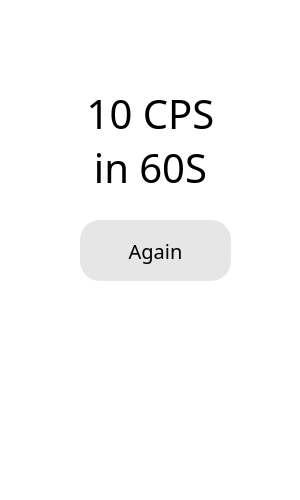
<?xml version="1.0" encoding="UTF-8"?>
<ui version="4.0">
 <class>list_window</class>
 <widget class="QMainWindow" name="list_window">
  <property name="geometry">
   <rect>
    <x>0</x>
    <y>0</y>
    <width>300</width>
    <height>500</height>
   </rect>
  </property>
  <property name="minimumSize">
   <size>
    <width>300</width>
    <height>500</height>
   </size>
  </property>
  <property name="maximumSize">
   <size>
    <width>300</width>
    <height>500</height>
   </size>
  </property>
  <property name="font">
   <font>
    <family>Yu Gothic</family>
    <pointsize>16</pointsize>
   </font>
  </property>
  <property name="windowTitle">
   <string>CPS-Counter</string>
  </property>
  <property name="windowIcon">
   <iconset>
    <normaloff>click_icon.ico</normaloff>click_icon.ico</iconset>
  </property>
  <property name="styleSheet">
   <string notr="true">color: black;
background-color: white;</string>
  </property>
  <widget class="QWidget" name="centralwidget">
   <widget class="QStackedWidget" name="stackedWidget">
    <property name="geometry">
     <rect>
      <x>0</x>
      <y>-30</y>
      <width>301</width>
      <height>531</height>
     </rect>
    </property>
    <property name="frameShape">
     <enum>QFrame::NoFrame</enum>
    </property>
    <property name="frameShadow">
     <enum>QFrame::Plain</enum>
    </property>
    <property name="currentIndex">
     <number>6</number>
    </property>
    <widget class="QWidget" name="page_2">
     <widget class="QPushButton" name="click_to_start_button">
      <property name="geometry">
       <rect>
        <x>50</x>
        <y>200</y>
        <width>201</width>
        <height>51</height>
       </rect>
      </property>
      <property name="font">
       <font>
        <family>Yu Gothic</family>
        <pointsize>12</pointsize>
       </font>
      </property>
      <property name="styleSheet">
       <string notr="true">background-color: #E6E6E6;
border: false;
border-radius: 20px</string>
      </property>
      <property name="text">
       <string>CLICK TO START</string>
      </property>
     </widget>
     <widget class="QLabel" name="cps_label">
      <property name="geometry">
       <rect>
        <x>0</x>
        <y>150</y>
        <width>301</width>
        <height>51</height>
       </rect>
      </property>
      <property name="font">
       <font>
        <family>Yu Gothic</family>
        <pointsize>30</pointsize>
       </font>
      </property>
      <property name="styleSheet">
       <string notr="true">background-color: transparent;</string>
      </property>
      <property name="text">
       <string>CPS-Counter</string>
      </property>
      <property name="alignment">
       <set>Qt::AlignCenter</set>
      </property>
     </widget>
    </widget>
    <widget class="QWidget" name="page">
     <widget class="QPushButton" name="s3">
      <property name="geometry">
       <rect>
        <x>70</x>
        <y>210</y>
        <width>161</width>
        <height>51</height>
       </rect>
      </property>
      <property name="font">
       <font>
        <family>Yu Gothic</family>
        <pointsize>14</pointsize>
       </font>
      </property>
      <property name="styleSheet">
       <string notr="true">background-color: transparent;
border: false</string>
      </property>
      <property name="text">
       <string>3S</string>
      </property>
     </widget>
     <widget class="QPushButton" name="s1">
      <property name="geometry">
       <rect>
        <x>70</x>
        <y>160</y>
        <width>161</width>
        <height>51</height>
       </rect>
      </property>
      <property name="font">
       <font>
        <family>Yu Gothic</family>
        <pointsize>14</pointsize>
       </font>
      </property>
      <property name="styleSheet">
       <string notr="true">background-color: transparent;
border: false</string>
      </property>
      <property name="text">
       <string>1S</string>
      </property>
     </widget>
     <widget class="QPushButton" name="s10">
      <property name="geometry">
       <rect>
        <x>70</x>
        <y>310</y>
        <width>161</width>
        <height>51</height>
       </rect>
      </property>
      <property name="font">
       <font>
        <family>Yu Gothic</family>
        <pointsize>14</pointsize>
       </font>
      </property>
      <property name="styleSheet">
       <string notr="true">background-color: transparent;
border: false</string>
      </property>
      <property name="text">
       <string>10S</string>
      </property>
     </widget>
     <widget class="QPushButton" name="s60">
      <property name="geometry">
       <rect>
        <x>70</x>
        <y>410</y>
        <width>161</width>
        <height>51</height>
       </rect>
      </property>
      <property name="font">
       <font>
        <family>Yu Gothic</family>
        <pointsize>14</pointsize>
       </font>
      </property>
      <property name="styleSheet">
       <string notr="true">background-color: transparent;
border: false</string>
      </property>
      <property name="text">
       <string>60S</string>
      </property>
     </widget>
     <widget class="QPushButton" name="s5">
      <property name="geometry">
       <rect>
        <x>70</x>
        <y>260</y>
        <width>161</width>
        <height>51</height>
       </rect>
      </property>
      <property name="font">
       <font>
        <family>Yu Gothic</family>
        <pointsize>14</pointsize>
       </font>
      </property>
      <property name="styleSheet">
       <string notr="true">background-color: transparent;
border: false</string>
      </property>
      <property name="text">
       <string>5S</string>
      </property>
     </widget>
     <widget class="QLabel" name="selecmode">
      <property name="geometry">
       <rect>
        <x>0</x>
        <y>70</y>
        <width>301</width>
        <height>71</height>
       </rect>
      </property>
      <property name="font">
       <font>
        <family>Yu Gothic</family>
        <pointsize>17</pointsize>
       </font>
      </property>
      <property name="styleSheet">
       <string notr="true">background-color: transparent;
</string>
      </property>
      <property name="text">
       <string>SELECT MODE</string>
      </property>
      <property name="alignment">
       <set>Qt::AlignCenter</set>
      </property>
     </widget>
     <widget class="QPushButton" name="s30">
      <property name="geometry">
       <rect>
        <x>70</x>
        <y>360</y>
        <width>161</width>
        <height>51</height>
       </rect>
      </property>
      <property name="font">
       <font>
        <family>Yu Gothic</family>
        <pointsize>14</pointsize>
       </font>
      </property>
      <property name="styleSheet">
       <string notr="true">background-color: transparent;
border: false</string>
      </property>
      <property name="text">
       <string>30S</string>
      </property>
     </widget>
    </widget>
    <widget class="QWidget" name="page_4">
     <widget class="QLabel" name="in3">
      <property name="geometry">
       <rect>
        <x>0</x>
        <y>190</y>
        <width>301</width>
        <height>121</height>
       </rect>
      </property>
      <property name="font">
       <font>
        <family>Yu Gothic</family>
        <pointsize>30</pointsize>
       </font>
      </property>
      <property name="styleSheet">
       <string notr="true">background-color: transparent</string>
      </property>
      <property name="text">
       <string>In 3...</string>
      </property>
      <property name="alignment">
       <set>Qt::AlignCenter</set>
      </property>
     </widget>
    </widget>
    <widget class="QWidget" name="page_5">
     <widget class="QLabel" name="in2">
      <property name="geometry">
       <rect>
        <x>0</x>
        <y>190</y>
        <width>301</width>
        <height>121</height>
       </rect>
      </property>
      <property name="font">
       <font>
        <family>Yu Gothic</family>
        <pointsize>30</pointsize>
       </font>
      </property>
      <property name="styleSheet">
       <string notr="true">background-color: transparent</string>
      </property>
      <property name="text">
       <string>In 2...</string>
      </property>
      <property name="alignment">
       <set>Qt::AlignCenter</set>
      </property>
     </widget>
    </widget>
    <widget class="QWidget" name="page_6">
     <widget class="QLabel" name="in1">
      <property name="geometry">
       <rect>
        <x>0</x>
        <y>190</y>
        <width>301</width>
        <height>121</height>
       </rect>
      </property>
      <property name="font">
       <font>
        <family>Yu Gothic</family>
        <pointsize>30</pointsize>
       </font>
      </property>
      <property name="styleSheet">
       <string notr="true">background-color: transparent</string>
      </property>
      <property name="text">
       <string>In 1...</string>
      </property>
      <property name="alignment">
       <set>Qt::AlignCenter</set>
      </property>
     </widget>
    </widget>
    <widget class="QWidget" name="page_3">
     <widget class="QLabel" name="sgame">
      <property name="geometry">
       <rect>
        <x>200</x>
        <y>40</y>
        <width>91</width>
        <height>41</height>
       </rect>
      </property>
      <property name="font">
       <font>
        <family>Yu Gothic</family>
        <pointsize>15</pointsize>
       </font>
      </property>
      <property name="styleSheet">
       <string notr="true">background-color: transparent;</string>
      </property>
      <property name="text">
       <string>60S</string>
      </property>
      <property name="alignment">
       <set>Qt::AlignCenter</set>
      </property>
     </widget>
     <widget class="QLabel" name="currentcps">
      <property name="geometry">
       <rect>
        <x>10</x>
        <y>60</y>
        <width>111</width>
        <height>41</height>
       </rect>
      </property>
      <property name="font">
       <font>
        <family>Yu Gothic</family>
        <pointsize>10</pointsize>
       </font>
      </property>
      <property name="styleSheet">
       <string notr="true">BACKGROUND-COLOR: TRANSPARENT</string>
      </property>
      <property name="text">
       <string>CURRENT CPS</string>
      </property>
     </widget>
     <widget class="QLabel" name="cps">
      <property name="geometry">
       <rect>
        <x>10</x>
        <y>40</y>
        <width>91</width>
        <height>31</height>
       </rect>
      </property>
      <property name="font">
       <font>
        <family>Yu Gothic</family>
        <pointsize>15</pointsize>
       </font>
      </property>
      <property name="styleSheet">
       <string notr="true">BACKGROUND-COLOR: TRANSPARENT;</string>
      </property>
      <property name="text">
       <string>0</string>
      </property>
      <property name="alignment">
       <set>Qt::AlignCenter</set>
      </property>
     </widget>
     <widget class="QPushButton" name="pushButton">
      <property name="geometry">
       <rect>
        <x>4</x>
        <y>92</y>
        <width>291</width>
        <height>431</height>
       </rect>
      </property>
      <property name="font">
       <font>
        <family>Yu Gothic</family>
        <pointsize>20</pointsize>
       </font>
      </property>
      <property name="styleSheet">
       <string notr="true">border: 3px solid #B0B0B0</string>
      </property>
      <property name="text">
       <string>0</string>
      </property>
      <property name="autoRepeat">
       <bool>false</bool>
      </property>
      <property name="autoRepeatDelay">
       <number>0</number>
      </property>
      <property name="autoRepeatInterval">
       <number>0</number>
      </property>
      <property name="flat">
       <bool>false</bool>
      </property>
     </widget>
    </widget>
    <widget class="QWidget" name="page_7">
     <widget class="QLabel" name="cpsins">
      <property name="geometry">
       <rect>
        <x>0</x>
        <y>110</y>
        <width>301</width>
        <height>121</height>
       </rect>
      </property>
      <property name="font">
       <font>
        <family>Yu Gothic</family>
        <pointsize>30</pointsize>
       </font>
      </property>
      <property name="styleSheet">
       <string notr="true">background-color: transparent</string>
      </property>
      <property name="text">
       <string>10 CPS
in 60S</string>
      </property>
      <property name="alignment">
       <set>Qt::AlignCenter</set>
      </property>
     </widget>
     <widget class="QPushButton" name="again">
      <property name="geometry">
       <rect>
        <x>80</x>
        <y>250</y>
        <width>151</width>
        <height>61</height>
       </rect>
      </property>
      <property name="font">
       <font>
        <family>Yu Gothic</family>
        <pointsize>15</pointsize>
       </font>
      </property>
      <property name="autoFillBackground">
       <bool>false</bool>
      </property>
      <property name="styleSheet">
       <string notr="true">background-color: #E6E6E6;
border: false;
border-radius: 20px</string>
      </property>
      <property name="text">
       <string>Again</string>
      </property>
      <property name="autoRepeatDelay">
       <number>300</number>
      </property>
     </widget>
    </widget>
   </widget>
  </widget>
 </widget>
 <resources/>
 <connections/>
</ui>
